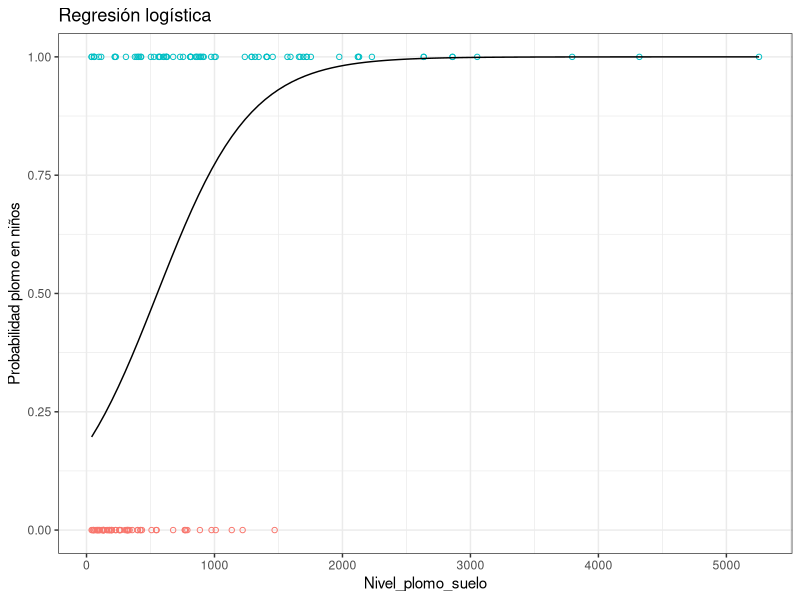

Reproduce this figure in R.
## ---- chunk 1
library(readxl)
datos = data.frame(read_excel("dataset_ejer1.xlsx"))
dim(datos)
head(datos)
## ---- chunk 2
# Crear la regresión logística
modelo_logistico = glm(
  Categoria_del_Individuo ~ Nivel_plomo_suelo,
  data = datos,
  family = binomial(link = "logit")
)
#modelo general
summary(modelo_logistico)

# Obtener la razón de grados de probabilidad
coeficientes = coef(modelo_logistico)
razon_encontrada = exp(coeficientes["Nivel_plomo_suelo"])
razon_encontrada
# Compara la razón de grados de probabilidad contra la que obtuvieron los autores (14.25)
razon_autores = 14.25
# Realizar la prueba de significancia
summary(modelo_logistico)$coefficients["Nivel_plomo_suelo", "Pr(>|z|)"]

## ---- chunk 3
library(ggplot2)
ggplot(data = datos, aes(x = Nivel_plomo_suelo, y = Categoria_del_Individuo)) +
  geom_point(aes(color = as.factor(Categoria_del_Individuo)), shape = 1) +
  stat_function(fun = function(x){predict(modelo_logistico,
                                          newdata = data.frame(Nivel_plomo_suelo = x),
                                          type = "response")}) +
  theme_bw() +
  labs(title = "Regresión logística",
       y = "Probabilidad plomo en niños") +
  theme(legend.position = "none")

## ---- chunk 4
r = cor(datos)
nab = 1-det(r)
nab
## ---- chunk 5
#codigo modelo 2 aqui
## ---- chunk 6
library(readxl)
datos <- data.frame(read_excel("dataset_ejer_2.xlsx"))
dim(datos)
## ---- chunk 7
library(readxl)
datos <- data.frame(read_excel("dataset_ejer_3.xlsx"))
dim(datos)
## ---- chunk 8
cat('hola')
## ---- chunk 9
cat('hola')
